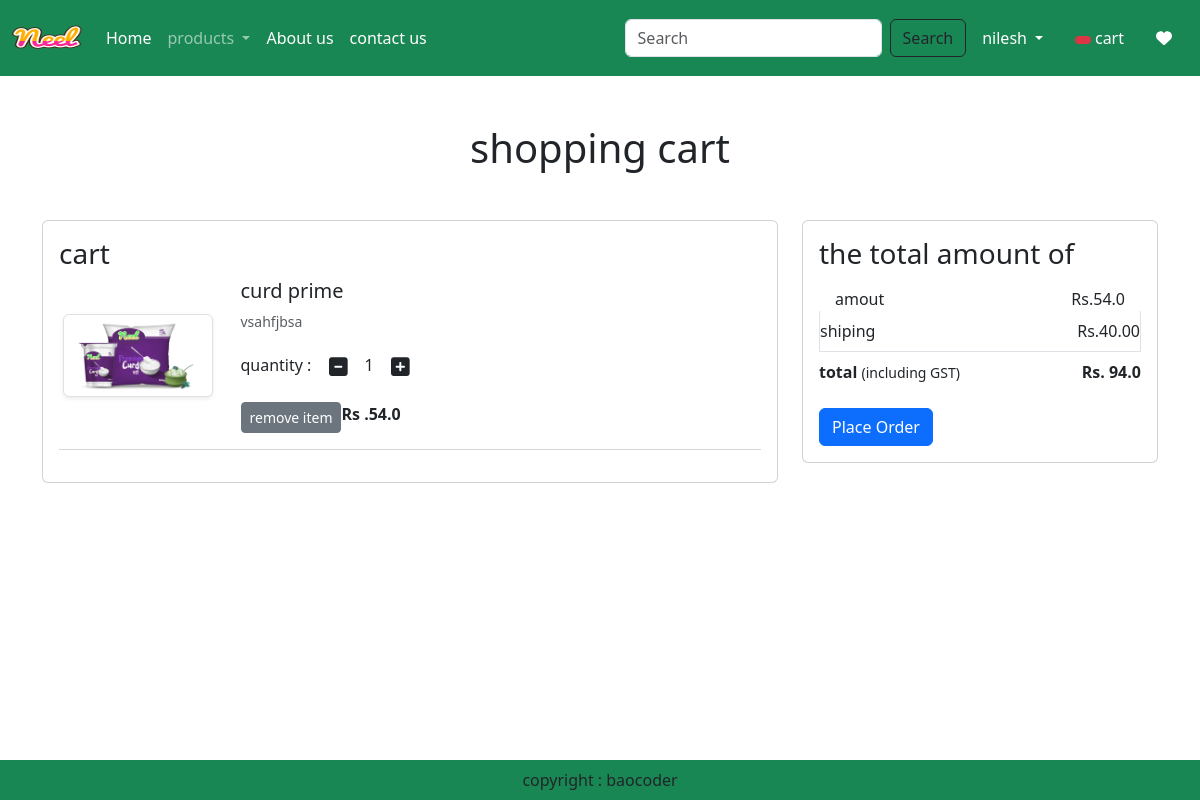
The app's page /cart/ (signed in) with its own data.
### app/models.py (models this page shows, shortened)
class Cart(models.Model):
    user = models.ForeignKey(User, on_delete=models.CASCADE)
    product = models.ForeignKey(Product,on_delete=models.CASCADE)
    quantity = models.PositiveIntegerField(default=1)

class Product(models.Model):
    title = models.CharField(max_length=100)
    selling_price = models.FloatField()
    discounted_price = models.FloatField()
    description = models.TextField()
    composition = models.TextField(default='')
    prodapp = models.TextField(default='')
    category = models.CharField(choices=CATEGORY_CHOICES,max_length=2)
    product_image = models.ImageField(upload_to='product')

### app/views.py (the view)
# urls.py: path('cart/',views.show_cart,name='showcart'),
def show_cart(req):
    user = req.user
    cart = Cart.objects.filter(user=user)
    amount = 0
    for p in cart:
        value = p.quantity * p.product.discounted_price
        amount = amount + value
    totalamount = amount + 40
    return render(req,'app/addtocart.html',locals())

### app/templates/app/addtocart.html (shortened to what this page needs)
{% extends 'app/base.html' %}
{% load static %}
{% block main-content %}
    <div class="container my-5">
        <div class="row">
            <h1 class="text-center mb-5">shopping cart</h1>
            {% if cart %}
            <div class="col-sm-8">
                <div class="card">
                    <div class="card-body">
                        <h3> cart </h3>
                        {% for item in cart %}
                            <div class="row">
                                <div class="col-sm-3 text-center align-self-center"> <img src="{{item.product.product_image.url}}" alt="" srcset="" class="img-fluid img-thumbnail shadow-sm" height="150" width="150"></div>
                                <div class="col-sm-9">
                                    <div>
                                        <h5>{{item.product.title}}</h5>
                                        <p class="mb-2 text-muted small">{{item.product.description}}</p>
                                        <div class="my-3">
                                            <label for="quantity"> quantity : </label>
                                            <a class="minus-cart btn" pid={{item.product.id}}><i class="fas fa-minus-square fa-lg"></i></a>
                                            <span id="quantity">{{item.quantity}}</span>
                                            <a class="plus-cart btn" pid={{item.product.id}}><i class="fas fa-plus-square fa-lg"></i></a>
                                        </div>
                                        <div class="d-flex justify-conten-between">
                                            <a href="#" class="remove-cart btn btn-sm btn-secondary mr-3"  pid={{item.product.id}}> remove item</a>
                                            <p class="mb-0"><span><strong>Rs .{{item.product.discounted_price}}</strong></span></p>
                                        </div>
                                    </div>
                                </div>
                            </div>
                            <hr class="text-muted">
                        {% endfor %}
                    </div>
                </div>
            </div>
            <div class="col-sm-4">
                <div class="card">
                    <div class="card-body">
                        <h3> the total amount of</h3>
                        <ul class="list-group">
                            <li class="list-group-item d-flex justify-content-between align-items-center border-0 pb-0">amout <span id="amount"> Rs.{{amount}}</span></li>
                            <li class="list-group-item d-flex justify-content-between align-items-center px-0">shiping <span> Rs.40.00</span></li>
                            <li class="list-group-item d-flex justify-content-between align-items-center border-0 px-0 mb-3">
                                <div>
                                    <strong>total</strong> <small>(including GST)</small>
                                </div>
                                <span id="totalamount"><strong>Rs. {{totalamount}}</strong></span>
                            </li>
                        </ul>
                        <div class="d-gird"><a href="{% url 'checkout' %}" class="btn btn-primary">Place Order</a></div>
                    </div>
                </div>
            </div>
        </div>
        {% else %}
            <h1 class="text-center mb-5"> Cart is empty </h1>
        {% endif %}
    </div>
{% endblock main-content %}

### records on screen
Cart: product.product_image (picture), product "curd prime", product.description "vsahfjbsa", quantity "1", product.discounted_price "54.0"

### other values on screen
{{ amount }} "54.0"
{{ totalamount }} "94.0"
